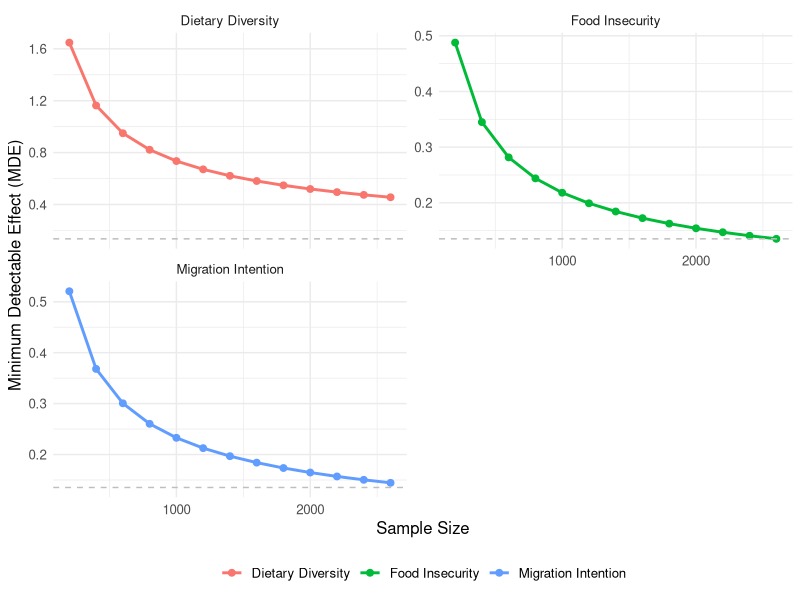
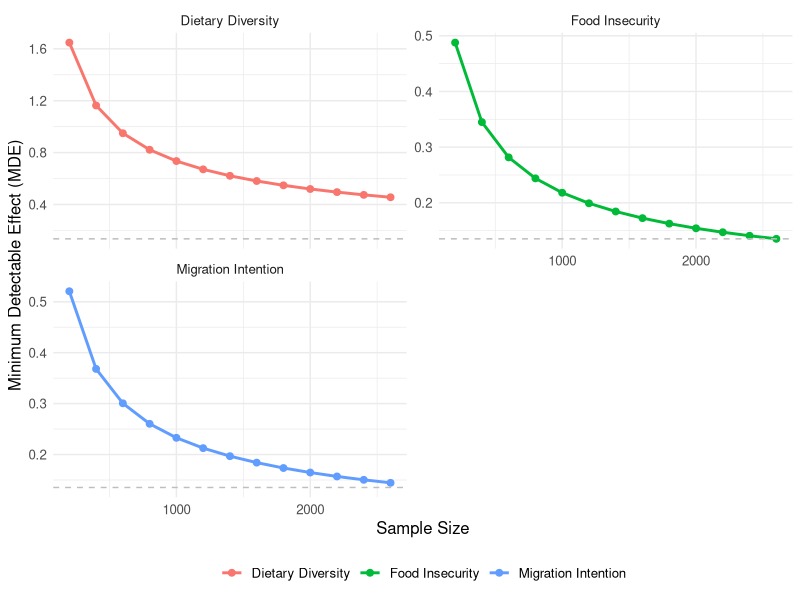

Write the R code that produced these figures, in order.
# Load necessary libraries
library(pwr)
library(ggplot2)
library(dplyr)
library(writexl)  


# Function to simulate MDE for binary outcomes based on sample size
simulate_mde_binary <- function(p1, sample_size, alpha, power, r2, oversample) {
  tryCatch({
    n_total <- sample_size / (1 + oversample)
    n_adj <- n_total * (1 - r2)  # Adjust for covariates
    pooled_p <- p1 * (1 - p1)
    delta <- sqrt((pwr.2p.test(n = n_adj, sig.level = alpha, power = power)$h^2) / (2 * pooled_p))
    return(delta)
  }, error = function(e) {
    return(NA)
  })
}

# Function to simulate MDE for continuous outcomes based on sample size
simulate_mde_continuous <- function(sd, sample_size, alpha, power, r2, oversample) {
  tryCatch({
    n_total <- sample_size / (1 + oversample)
    n_adj <- n_total * (1 - r2)  # Adjust for covariates
    mde <- sd * (pwr.t.test(n = n_adj, sig.level = alpha, power = power)$d)
    return(mde)
  }, error = function(e) {
    return(NA)
  })
}

# Study Parameters
alpha <- 0.05
power <- 0.8
oversample <- 0.1
r2_values <- list(migration = 0.3, food_insecurity = 0.25, dietary_diversity = 0.2)

# Baseline values
migration_base <- 0.35
food_insecurity_base <- 0.41
dietary_diversity_sd <- 5

# Sample size range
sample_sizes <- seq(200, 2600, by = 200)

# Primary strata: Fragility typology-specific proportions
fragility_proportions <- list(
  high_conflict = 0.18,
  high_non_conflict = 0.17,
  low_conflict = 0.39,
  low_non_conflict = 0.23
)

# Secondary strata: Gender and Ethnic group-specific proportions
female_headed_households <- 0.35
male_headed_households <- 0.65
indigenous_households <- 0.15
non_indigenous_households <- 0.85

# Simulate MDE for each outcome and sample size
migration_mde <- sapply(sample_sizes, function(n) simulate_mde_binary(migration_base, n, alpha, power, r2_values$migration, oversample))
food_insecurity_mde <- sapply(sample_sizes, function(n) simulate_mde_binary(food_insecurity_base, n, alpha, power, r2_values$food_insecurity, oversample))
dietary_diversity_mde <- sapply(sample_sizes, function(n) simulate_mde_continuous(dietary_diversity_sd, n, alpha, power, r2_values$dietary_diversity, oversample))

# Combine results into a data frame
results <- data.frame(
  SampleSize = rep(sample_sizes, 3),
  Outcome = c(rep("Migration Intention", length(sample_sizes)),
              rep("Food Insecurity", length(sample_sizes)),
              rep("Dietary Diversity", length(sample_sizes))),
  MDE = c(migration_mde, food_insecurity_mde, dietary_diversity_mde)
)

# Adjust sample sizes for primary and secondary strata
results_strata <- results %>%
  mutate(
    High_Conflict = SampleSize * fragility_proportions$high_conflict,
    High_Non_Conflict = SampleSize * fragility_proportions$high_non_conflict,
    Low_Conflict = SampleSize * fragility_proportions$low_conflict,
    Low_Non_Conflict = SampleSize * fragility_proportions$low_non_conflict,
    Female_SampleSize = SampleSize * female_headed_households,
    Male_SampleSize = SampleSize * male_headed_households,
    Indigenous_SampleSize = SampleSize * indigenous_households,
    Non_Indigenous_SampleSize = SampleSize * non_indigenous_households
  )

# Visualization
ggplot(results, aes(x = SampleSize, y = MDE, color = Outcome)) +
  geom_line(size = 1) +
  geom_point(size = 2) +
  facet_wrap(~ Outcome, scales = "free_y", ncol = 2) +
  theme_minimal() +
  theme(legend.position = "bottom", text = element_text(size = 12)) +
  labs(x = "Sample Size", y = "Minimum Detectable Effect (MDE)", color = NULL) +
  geom_hline(aes(yintercept = min(MDE, na.rm = TRUE)), linetype = "dashed", color = "gray")

# Save the plot
ggsave("WB_Sampling_Size_vs_MDE_with_Strata.png", width = 8, height = 6, dpi = 300)

# Summary Table
summary_table <- results_strata %>% filter(SampleSize %in% c(200,600,800,1000,1200,1400,1600,2000,2200)) %>% select(-Male_SampleSize,-Non_Indigenous_SampleSize)
# Output summary table
summary_table
write_xlsx(summary_table, "WB_SampleSize.xlsx")
